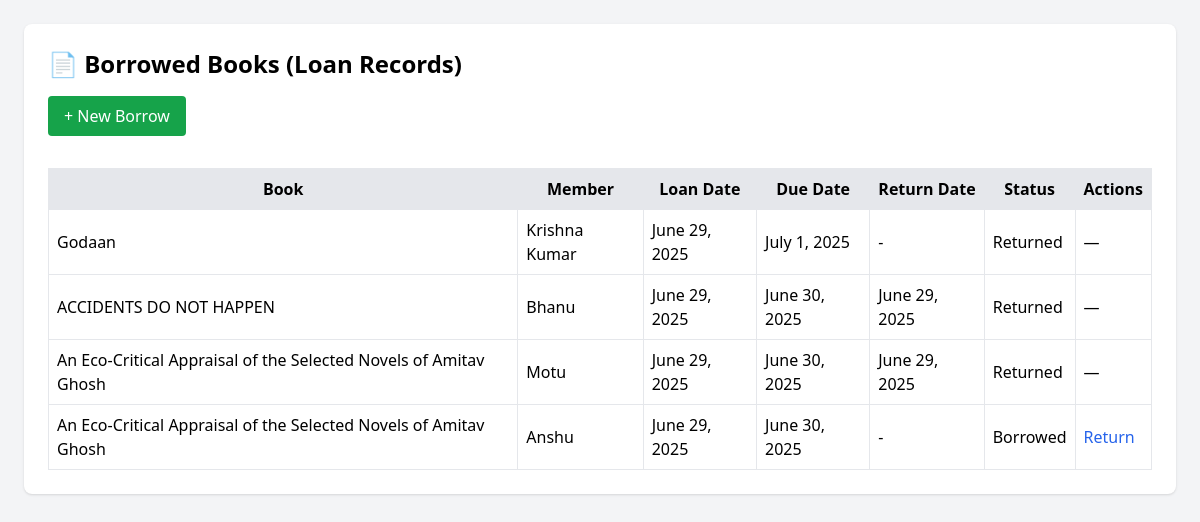
Screenshot of /loans/ with the database file from the repository.
### liberary_management/models.py (models this page shows, shortened)
class Loan(models.Model):
    STATUS_CHOICES = [
        ('borrowed', 'Borrowed'),
        ('returned', 'Returned'),
    ]
    book = models.ForeignKey(Book, on_delete=models.CASCADE)
    member = models.ForeignKey(Member, on_delete=models.CASCADE)
    loan_date = models.DateField(auto_now_add=True)
    due_date = models.DateField(blank=True)
    return_date = models.DateField(blank=True, null=True)
    status = models.CharField(max_length=10, choices=STATUS_CHOICES, default='borrowed')

class Book(models.Model):
    title = models.CharField(max_length=255)
    author = models.CharField(max_length=255)
    isbn = models.CharField(max_length=20, unique=True, blank=True, null=True)
    category = models.CharField(max_length=100, blank=True, null=True)
    publication_year = models.PositiveIntegerField(blank=True, null=True)
    copies_total = models.IntegerField(default=1)
    copies_available = models.IntegerField(default=1)
    def __str__(self):
        return self.title

class Member(models.Model):
    name = models.CharField(max_length=255)
    email = models.EmailField(unique=True)
    phone = models.CharField(max_length=20, blank=True, null=True)
    address = models.TextField(blank=True, null=True)
    def __str__(self):
        return self.name

### liberary_management/views.py (the view)
# urls.py: path('loans/', views.LoanListView.as_view(), name='loan_list'),
class LoanListView(ListView):
    model = Loan
    template_name = 'loans/list.html'
    context_object_name = 'loans'

### liberary_management/templates/loans/list.html (shortened to what this page needs)
<!DOCTYPE html>
<html>
<head>
  <script src="https://cdn.tailwindcss.com"></script>
</head>
<body class="bg-gray-100 p-6">
  <div class="max-w-7xl mx-auto bg-white p-6 shadow rounded-lg">
    <h1 class="text-2xl font-bold mb-4">📄 Borrowed Books (Loan Records)</h1>
    <a href="{% url 'loan_create' %}" class="mb-4 inline-block bg-green-600 text-white px-4 py-2 rounded hover:bg-green-700">+ New Borrow</a>
    <table class="table-auto w-full border mt-4">
      <thead>
        <tr class="bg-gray-200">
          <th class="p-2 border">Book</th>
          <th class="p-2 border">Member</th>
          <th class="p-2 border">Loan Date</th>
          <th class="p-2 border">Due Date</th>
          <th class="p-2 border">Return Date</th>
          <th class="p-2 border">Status</th>
          <th class="p-2 border">Actions</th>
        </tr>
      </thead>
      <tbody>
        {% for loan in loans %}
        <tr class="hover:bg-gray-100">
          <td class="p-2 border">{{ loan.book }}</td>
          <td class="p-2 border">{{ loan.member }}</td>
          <td class="p-2 border">{{ loan.loan_date }}</td>
          <td class="p-2 border">{{ loan.due_date }}</td>
          <td class="p-2 border">{{ loan.return_date|default:"-" }}</td>
          <td class="p-2 border">{{ loan.status|title }}</td>
          <td class="p-2 border">
            {% if loan.status == 'borrowed' %}
              <a href="{% url 'loan_return' loan.id %}" class="text-blue-600 hover:underline">Return</a>
            {% else %}
              —
            {% endif %}
          </td>
        </tr>
        {% empty %}
        <tr><td colspan="7" class="text-center p-4">No loan records found.</td></tr>
        {% endfor %}
      </tbody>
    </table>
  </div>
</body>
</html>

### rows the page displays
Loan: book "Godaan", member "Krishna Kumar", loan_date "June 29, 2025", due_date "July 1, 2025", return_date "-", status "Returned"
Loan: book "ACCIDENTS DO NOT HAPPEN", member "Bhanu", loan_date "June 29, 2025", due_date "June 30, 2025", return_date "June 29, 2025", status "Returned"
Loan: book "An Eco-Critical Appraisal of the Selected Novels of Amitav Ghosh", member "Motu", loan_date "June 29, 2025", due_date "June 30, 2025", return_date "June 29, 2025", status "Returned"
Loan: book "An Eco-Critical Appraisal of the Selected Novels of Amitav Ghosh", member "Anshu", loan_date "June 29, 2025", due_date "June 30, 2025", return_date "-", status "Borrowed", shows "Return"
